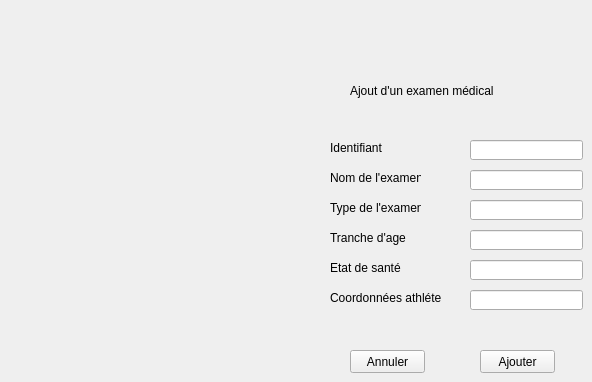
     <widget class="QWidget" name="tab_9">
      <attribute name="title">
       <string>Création</string>
      </attribute>
      <widget class="QLabel" name="label">
       <property name="geometry">
        <rect>
         <x>330</x>
         <y>140</y>
         <width>61</width>
         <height>16</height>
        </rect>
       </property>
       <property name="text">
        <string>Identifiant</string>
       </property>
      </widget>
      <widget class="QLabel" name="label_2">
       <property name="geometry">
        <rect>
         <x>330</x>
         <y>170</y>
         <width>91</width>
         <height>16</height>
        </rect>
       </property>
       <property name="text">
        <string>Nom de l'examen</string>
       </property>
      </widget>
      <widget class="QLabel" name="label_3">
       <property name="geometry">
        <rect>
         <x>330</x>
         <y>200</y>
         <width>91</width>
         <height>16</height>
        </rect>
       </property>
       <property name="text">
        <string>Type de l'examen</string>
       </property>
      </widget>
      <widget class="QLabel" name="label_4">
       <property name="geometry">
        <rect>
         <x>330</x>
         <y>230</y>
         <width>81</width>
         <height>16</height>
        </rect>
       </property>
       <property name="text">
        <string>Tranche d'age</string>
       </property>
      </widget>
      <widget class="QLabel" name="label_5">
       <property name="geometry">
        <rect>
         <x>330</x>
         <y>260</y>
         <width>81</width>
         <height>16</height>
        </rect>
       </property>
       <property name="text">
        <string>Etat de santé</string>
       </property>
      </widget>
      <widget class="QLabel" name="label_6">
       <property name="geometry">
        <rect>
         <x>330</x>
         <y>290</y>
         <width>111</width>
         <height>16</height>
        </rect>
       </property>
       <property name="text">
        <string>Coordonnées athléte</string>
       </property>
      </widget>
      <widget class="QLineEdit" name="le_id">
       <property name="geometry">
        <rect>
         <x>470</x>
         <y>140</y>
         <width>113</width>
         <height>20</height>
        </rect>
       </property>
      </widget>
      <widget class="QLineEdit" name="le_nom">
       <property name="geometry">
        <rect>
         <x>470</x>
         <y>170</y>
         <width>113</width>
         <height>20</height>
        </rect>
       </property>
      </widget>
      <widget class="QLineEdit" name="le_type">
       <property name="geometry">
        <rect>
         <x>470</x>
         <y>200</y>
         <width>113</width>
         <height>20</height>
        </rect>
       </property>
      </widget>
      <widget class="QLineEdit" name="le_age">
       <property name="geometry">
        <rect>
         <x>470</x>
         <y>230</y>
         <width>113</width>
         <height>20</height>
        </rect>
       </property>
      </widget>
      <widget class="QLineEdit" name="le_etat">
       <property name="geometry">
        <rect>
         <x>470</x>
         <y>260</y>
         <width>113</width>
         <height>20</height>
        </rect>
       </property>
      </widget>
      <widget class="QLineEdit" name="le_coordonnees">
       <property name="geometry">
        <rect>
         <x>470</x>
         <y>290</y>
         <width>113</width>
         <height>20</height>
        </rect>
       </property>
      </widget>
      <widget class="QPushButton" name="pb_ajouter">
       <property name="geometry">
        <rect>
         <x>480</x>
         <y>350</y>
         <width>75</width>
         <height>23</height>
        </rect>
       </property>
       <property name="text">
        <string>Ajouter</string>
       </property>
      </widget>
      <widget class="QPushButton" name="pb_annuler_ajout">
       <property name="geometry">
        <rect>
         <x>350</x>
         <y>350</y>
         <width>75</width>
         <height>23</height>
        </rect>
       </property>
       <property name="text">
        <string>Annuler</string>
       </property>
      </widget>
      <widget class="QLabel" name="label_91">
       <property name="geometry">
        <rect>
         <x>350</x>
         <y>80</y>
         <width>221</width>
         <height>21</height>
        </rect>
       </property>
       <property name="styleSheet">
        <string notr="true">font: 15pt &quot;Calibri&quot;;</string>
       </property>
       <property name="text">
        <string>Ajout d'un examen médical</string>
       </property>
      </widget>
     </widget>
